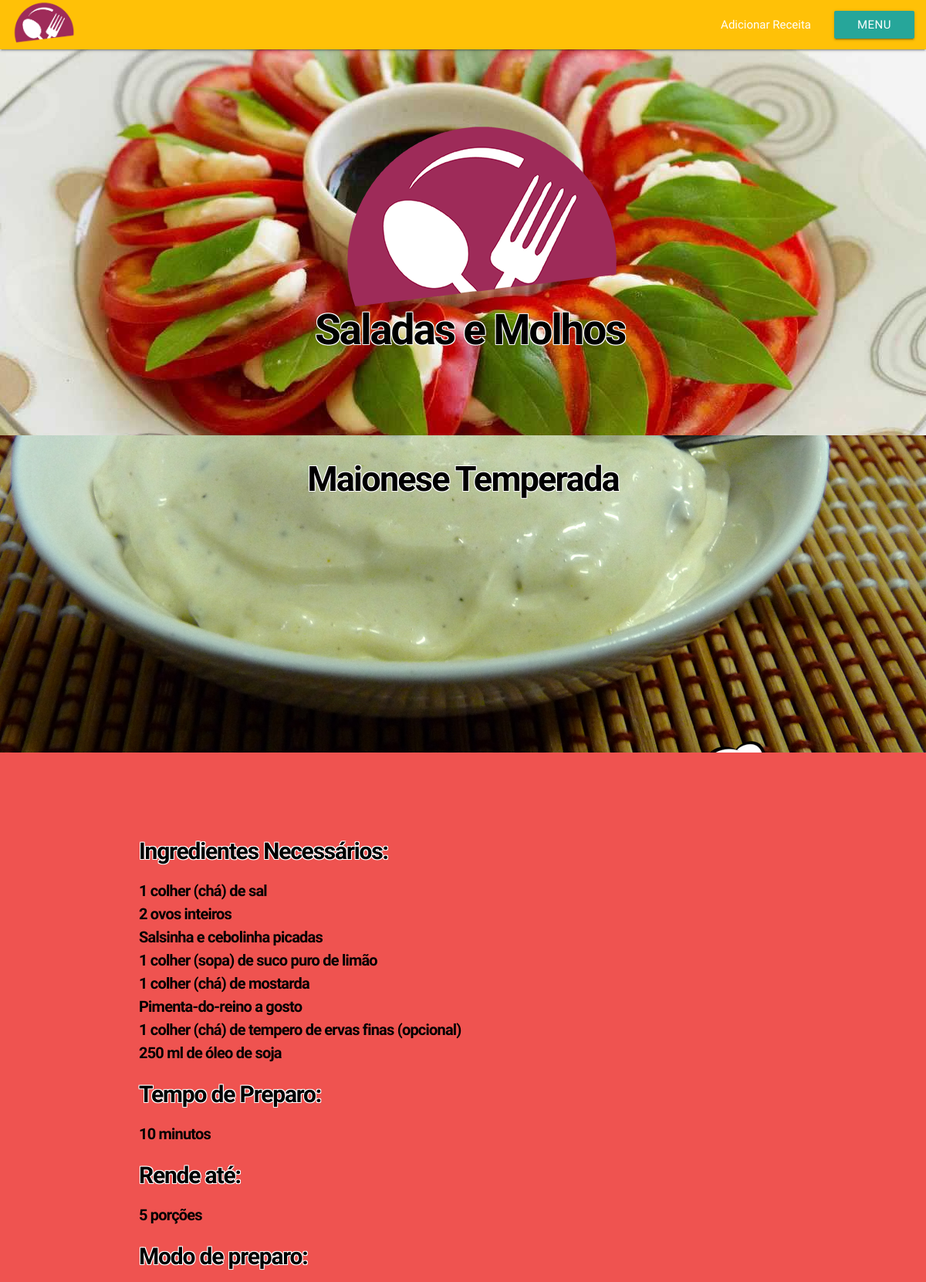
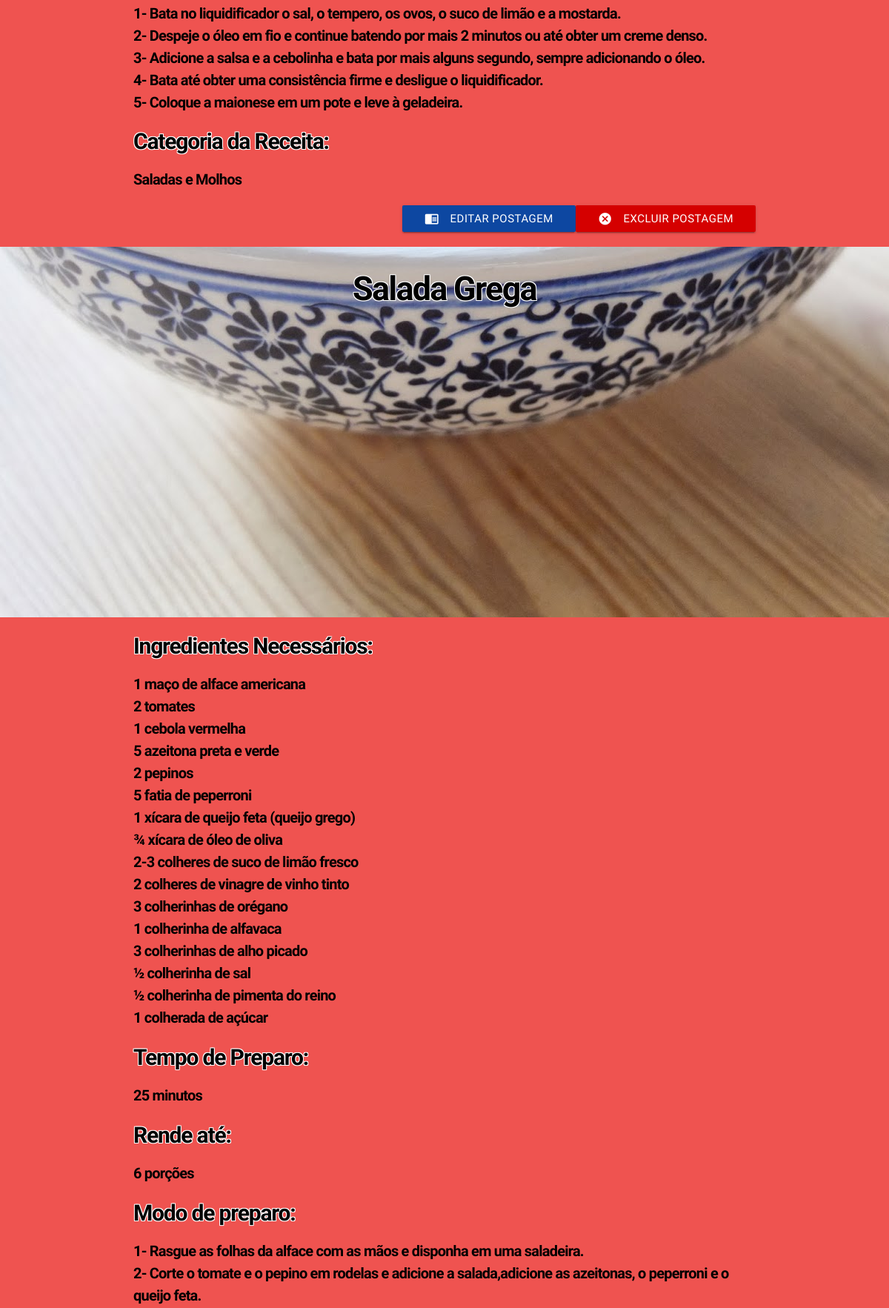
Page /saladas_molhos_admin.php (signed in, upper part) on the committed database (2 pictures, top to bottom).
### tables this page shows
CREATE TABLE `receitas` (
  `id_receita` int(11) NOT NULL AUTO_INCREMENT,
  `nome_receita` varchar(2500) DEFAULT NULL,
  `ingredientes` varchar(2500) DEFAULT NULL,
  `preparo` text,
  `tempo_preparo` int(255) DEFAULT NULL,
  `porcoes` int(255) DEFAULT NULL,
  `categoria` set('Bolos e Tortas','Carnes','Saladas e Molhos','Massas','Doces e Sobremesas') DEFAULT NULL,
  `img_receita` varchar(2500) DEFAULT NULL,
  PRIMARY KEY (`id_receita`)
);

### saladas_molhos_admin.php (the view, shortened to what this page needs)
<div class="parallax-container">
  <div class="parallax"><img src="lib/imagens/salada.jpg"></div>
  <div class="icono"><img src="lib/imagens/icono.png"></div>
  <h6 class="doces">Saladas e Molhos</h6>
</div>
<div class="row">
<?php
  require 'includes/connection.php';
  $sql = "SELECT * FROM receitas WHERE categoria = 'Saladas e Molhos' ORDER BY id_receita DESC";
  $result = $conn->query($sql);
  while ($row = $result->fetch_assoc()){
    echo "<div class 'row'>";
    echo "<div class='parallax-container'>";
    echo "<center><h1>".$row['nome_receita']."</h1></center>";
    echo "<div class='parallax'><img src='lib/imagens/".$row['img_receita']."'></div>";
    echo "</div>";
    echo "<div class='row container'>";
    echo "<h3>Ingredientes Necessários: </h3><p>".$row['ingredientes']."</p>";
    echo "<h3>Tempo de Preparo: </h3><p>".$row['tempo_preparo']." minutos</p>";
    echo "<h3>Rende até: </h3><p>".$row['porcoes']." porções</p>";
    echo "<h3>Modo de preparo: </h3><p>".$row['preparo']."</p>";
    echo "<h3>Categoria da Receita: </h3><p>".$row['categoria']."</p>";
    echo "<a href='excluir.php?id_receita=".$row['id_receita']."' class='waves-effect waves-light btn red accent-4 right'><i class='material-icons left'>cancel</i>Excluir Postagem</a>";
    echo "<a href='editar_cadastro_receita.php?id_receita=".$row['id_receita']."' class='waves-effect waves-light btn blue darken-4 right'><i class='material-icons left'>chrome_reader_mode</i>Editar Postagem</a>";
    echo "</div>";
  }
?>
</div>
<?php
  require_once 'includes/footer.php';
 ?>

### includes/estilo.css (style rules this page uses)
h1 { font-size: 45px; font-weight: 600; letter-spacing: -0.04em; text-shadow: white 1px -1px, white -1px 1px, white 1px 1px, white -1px -1px; color: black; word-wrap: break-word; }
h3 { font-size: 30px; font-weight: 600; letter-spacing: -0.04em; text-shadow: white 1px -1px, white -1px 1px, white 1px 1px, white -1px -1px; color: black; word-wrap: break-word; }
h6 { font-size: 55px; font-weight: 600; margin-left: 39%; margin-top: 0%; letter-spacing: -0.04em; text-shadow: white 1px -1px, white -1px 1px, white 1px 1px, white -1px -1px; color: black; word-wrap: break-word; }
p { font-size: 20px; font-weight: 600; letter-spacing: -0.04em; color: black; word-wrap: break-word; }
.doces { font-size: 55px; font-weight: 600; margin-left: 34%; margin-top: -1%; letter-spacing: -0.04em; text-shadow: white 1px -1px, white -1px 1px, white 1px 1px, white -1px -1px; color: black; word-wrap: break-word; }
.icono { margin-left: 36%; margin-top: 7%; }

### rows in the picture
receitas: nome_receita "Maionese Temperada", img_receita (picture), ingredientes "1 colher (chá) de sal 2 ovos inteiros Salsinha e cebolinha picadas 1 colher (sopa) de suco puro de limão 1 colher (chá) de mostarda Pimenta-do-reino a gosto 1 colher (chá) de tempero de ervas finas (opcional) 250 ml de óleo de soja", tempo_preparo "10", porcoes "5", preparo "1- Bata no liquidificador o sal, o tempero, os ovos, o suco de limão e a mostarda. 2- Despeje o óleo em fio e continue batendo por mais 2 minutos ou até obter um creme denso. 3- Adicione a salsa e a cebolinha e bata por mais alguns segundo, sempre adicionando o óleo. 4- Bata até obter uma consistência firme e desligue o liquidificador. 5- Coloque a maionese em um pote e leve à geladeira.", categoria "Saladas e Molhos"
receitas: nome_receita "Salada Grega", img_receita (picture), ingredientes "1 maço de alface americana 2 tomates 1 cebola vermelha 5 azeitona preta e verde 2 pepinos 5 fatia de peperroni 1 xícara de queijo feta (queijo grego) ¾ xícara de óleo de oliva 2-3 colheres de suco de limão fresco 2 colheres de vinagre de vinho tinto 3 colherinhas de orégano 1 colherinha de alfavaca 3 colherinhas de alho picado ½ colherinha de sal ½ colherinha de pimenta do reino 1 colherada de açúcar", tempo_preparo "25", porcoes "6", preparo "1- Rasgue as folhas da alface com as mãos e disponha em uma saladeira. 2- Corte o tomate e o pepino em rodelas e adicione a salada,adicione as azeitonas, o peperroni e o queijo feta."
